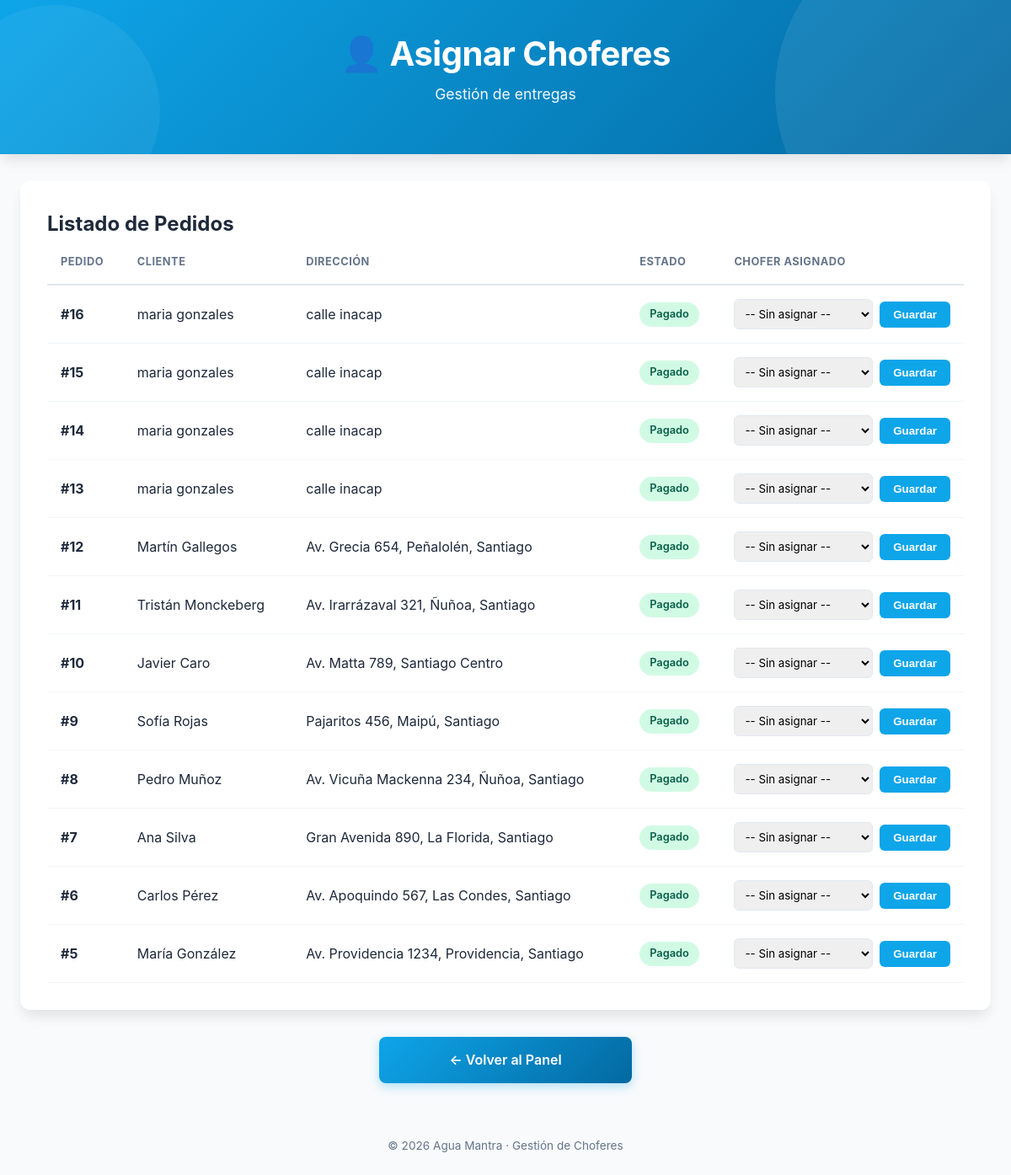
Screenshot of /panel/asignar-choferes/ (signed in) with the database file from the repository.
### pedidos/models.py (models this page shows, shortened)
class Pedido(models.Model):
    ESTADOS = [
        ('PENDIENTE_PAGO', 'Pendiente de pago'),
        ('PAGADO', 'Pagado'),
        ('EN_RUTA', 'En ruta'),
        ('ENTREGADO', 'Entregado'),
    ]
    cliente = models.ForeignKey(Cliente, on_delete=models.CASCADE)
    cantidad = models.IntegerField(default=1)
    total = models.IntegerField(help_text="Monto en CLP")
    estado = models.CharField(max_length=20, choices=ESTADOS, default='PENDIENTE_PAGO')
    token_webpay = models.CharField(max_length=100, blank=True, null=True)
    chofer_asignado = models.ForeignKey(
        User,
        on_delete=models.SET_NULL,
        null=True,
        blank=True,
        related_name='pedidos_asignados',
        limit_choices_to={'groups__name': 'Chofer'},  # Solo permite usuarios del grupo Chofer
        verbose_name="Chofer asignado"
    )
    creado_en = models.DateTimeField(auto_now_add=True)
    entregado_en = models.DateTimeField(blank=True, null=True)

class Cliente(models.Model):
    nombre = models.CharField(max_length=200)
    telefono = models.CharField(max_length=20, unique=True)
    direccion = models.TextField()
    comodato_actual = models.IntegerField(default=0, help_text="Envases en poder del cliente")
    creado_en = models.DateTimeField(auto_now_add=True)

### pedidos/views.py (the view, shortened to what this page needs)
# urls.py: path('panel/asignar-choferes/', views.asignar_choferes, name='asignar_choferes'),
@solo_administrador
def asignar_choferes(request):
    pedidos = Pedido.objects.select_related('cliente', 'chofer_asignado').order_by('-creado_en')
    choferes = User.objects.filter(groups__name='Chofer').distinct()
    context = {
        'pedidos': pedidos,
        'choferes': choferes,
    }
    return render(request, 'pedidos/asignar_choferes.html', context)

### pedidos/views.py (called while the page is built)
def solo_administrador(view_func):
    @wraps(view_func)
    def wrapper(request, *args, **kwargs):
        if not request.user.is_authenticated:
            return redirect('login')
        if not (request.user.is_superuser or request.user.groups.filter(name='Administrador').exists()):
            messages.warning(request, 'No tienes permiso para acceder a esa sección')
            return redirect('rutas')
        return view_func(request, *args, **kwargs)
    return wrapper

### pedidos/templates/pedidos/asignar_choferes.html (shortened to what this page needs)
{% load static %}
<!DOCTYPE html>
<html lang="es">
<head>
    <link rel="stylesheet" href="{% static 'pedidos/css/estilos.css' %}">
</head>
<body>
    <header class="header">
        <h1>👤 Asignar Choferes</h1>
        <p>Gestión de entregas</p>
    </header>
    <div class="container-wide">
        <div class="tabla-card">
            <h2>Listado de Pedidos</h2>
            <table>
                <thead>
                    <tr>
                        <th>Pedido</th>
                        <th>Cliente</th>
                        <th>Dirección</th>
                        <th>Estado</th>
                        <th>Chofer Asignado</th>
                    </tr>
                </thead>
                <tbody>
                    {% for pedido in pedidos %}
                    <tr>
                        <td><strong>#{{ pedido.id }}</strong></td>
                        <td>{{ pedido.cliente.nombre }}</td>
                        <td>{{ pedido.cliente.direccion }}</td>
                        <td>
                            {% if pedido.estado == 'PAGADO' %}
                                <span class="badge badge-pagado">Pagado</span>
                            {% elif pedido.estado == 'PENDIENTE_PAGO' %}
                                <span class="badge badge-pendiente">Pendiente</span>
                            {% else %}
                                <span class="badge badge-entregado">{{ pedido.get_estado_display }}</span>
                            {% endif %}
                        </td>
                        <td>
                            <form method="post" style="display: flex; gap: 0.5rem; align-items: center;">
                                <select name="chofer_id">
                                    <option value="">-- Sin asignar --</option>
                                </select>
                                <button type="submit" class="btn-guardar">Guardar</button>
                            </form>
                        </td>
                    </tr>
                    {% empty %}
                    <tr>
                        <td colspan="5" style="text-align: center; color: var(--gris-medio); padding: 2rem;">
                            No hay pedidos registrados.
                        </td>
                    </tr>
                    {% endfor %}
                </tbody>
            </table>
        </div>
        <div style="text-align: center; margin-top: 2rem;">
            <a href="{% url 'panel' %}" class="btn btn-primario" style="max-width: 300px; margin: 0 auto; text-decoration: none;">
                ← Volver al Panel
            </a>
        </div>
    </div>
    <footer class="footer">
        © 2026 Agua Mantra · Gestión de Choferes
    </footer>
</body>
</html>

### pedidos/static/pedidos/css/estilos.css (style rules this page uses)
:root { --azul-agua: #0EA5E9; --azul-oscuro: #0369A1; --azul-claro: #E0F2FE; --blanco: #FFFFFF; --gris-claro: #F8FAFC; --gris-medio: #64748B; --gris-texto: #1E293B; --verde-exito: #10B981; --rojo-error: #EF4444; --sombra-suave: 0 4px 6px -1px rgba(0, 0, 0, 0.1); --sombra-media: 0 10px 15px -3px rgba(0, 0, 0, 0.1); --radio: 12px; --transicion: all 0.3s ease; }
* { margin: 0; padding: 0; box-sizing: border-box; }
body { font-family: -apple-system, BlinkMacSystemFont, 'Segoe UI', Roboto, sans-serif; color: var(--gris-texto); background: var(--gris-claro); line-height: 1.6; min-height: 100vh; }
.header { background: linear-gradient(135deg, var(--azul-agua) 0%, var(--azul-oscuro) 100%); color: var(--blanco); padding: 2rem 2rem 3.5rem; text-align: center; box-shadow: var(--sombra-media); position: relative; overflow: hidden; }
.header::before { content: ''; position: absolute; top: -50%; right: -10%; width: 400px; height: 400px; background: rgba(255, 255, 255, 0.08); border-radius: 50%; }
.header::after { content: ''; position: absolute; bottom: -40%; left: -5%; width: 250px; height: 250px; background: rgba(255, 255, 255, 0.06); border-radius: 50%; }
.header h1 { font-size: 2.5rem; font-weight: 700; letter-spacing: -0.5px; position: relative; z-index: 1; }
.header p { font-size: 1.1rem; opacity: 0.95; margin-top: 0.15rem; position: relative; z-index: 1; }
.container-wide { max-width: 1200px; margin: 2rem auto; padding: 0 1.5rem; }
.btn { display: inline-flex; align-items: center; justify-content: center; gap: 0.5rem; padding: 0.9rem 1.5rem; border: none; border-radius: 8px; font-size: 1rem; font-weight: 600; cursor: pointer; transition: var(--transicion); text-decoration: none; font-family: inherit; width: 100%; }
.btn-primario { background: linear-gradient(135deg, var(--azul-agua) 0%, var(--azul-oscuro) 100%); color: var(--blanco); box-shadow: 0 4px 12px rgba(14, 165, 233, 0.3); }
.footer { text-align: center; padding: 2rem 1rem; color: var(--gris-medio); font-size: 0.85rem; }

### pedidos/templates/pedidos/asignar_choferes.html (style rules this page uses)
.tabla-card { background: var(--blanco); border-radius: var(--radio); padding: 2rem; box-shadow: var(--sombra-media); margin-bottom: 2rem; overflow-x: auto; }
table { width: 100%; border-collapse: collapse; min-width: 800px; }
thead th { text-align: left; padding: 1rem; font-size: 0.8rem; text-transform: uppercase; letter-spacing: 0.5px; color: var(--gris-medio); border-bottom: 2px solid #E2E8F0; }
tbody td { padding: 1rem; border-bottom: 1px solid #F1F5F9; vertical-align: middle; }
.badge { display: inline-block; padding: 0.25rem 0.75rem; border-radius: 999px; font-size: 0.8rem; font-weight: 600; }
.badge-pagado { background: #D1FAE5; color: #065F46; }
select { padding: 0.5rem; border-radius: 6px; border: 1px solid #E2E8F0; font-family: inherit; width: 100%; max-width: 220px; }
.btn-guardar { background: var(--azul-agua); color: white; padding: 0.5rem 1rem; border: none; border-radius: 6px; cursor: pointer; font-weight: 600; transition: var(--transicion); }

### rows the page displays
Pedido: id "16", cliente.nombre "maria gonzales", cliente.direccion "calle inacap", estado "Pagado"
Pedido: id "15", cliente.nombre "maria gonzales", cliente.direccion "calle inacap", estado "Pagado"
Pedido: id "14", cliente.nombre "maria gonzales", cliente.direccion "calle inacap", estado "Pagado"
Pedido: id "13", cliente.nombre "maria gonzales", cliente.direccion "calle inacap", estado "Pagado"
Pedido: id "12", cliente.nombre "Martín Gallegos", cliente.direccion "Av. Grecia 654, Peñalolén, Santiago", estado "Pagado"
Pedido: id "11", cliente.nombre "Tristán Monckeberg", cliente.direccion "Av. Irarrázaval 321, Ñuñoa, Santiago", estado "Pagado"
Pedido: id "10", cliente.nombre "Javier Caro", cliente.direccion "Av. Matta 789, Santiago Centro", estado "Pagado"
Pedido: id "9", cliente.nombre "Sofía Rojas", cliente.direccion "Pajaritos 456, Maipú, Santiago", estado "Pagado"
Pedido: id "8", cliente.nombre "Pedro Muñoz", cliente.direccion "Av. Vicuña Mackenna 234, Ñuñoa, Santiago", estado "Pagado"
Pedido: id "7", cliente.nombre "Ana Silva", cliente.direccion "Gran Avenida 890, La Florida, Santiago", estado "Pagado"
Pedido: id "6", cliente.nombre "Carlos Pérez", cliente.direccion "Av. Apoquindo 567, Las Condes, Santiago", estado "Pagado"
Pedido: id "5", cliente.nombre "María González", cliente.direccion "Av. Providencia 1234, Providencia, Santiago", estado "Pagado"
